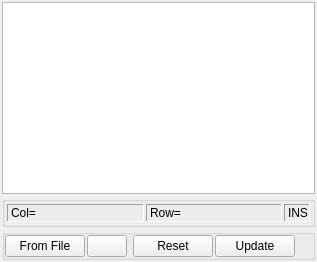
              <widget class="QWidget" name="TxtHdrTab">
               <property name="autoFillBackground">
                <bool>true</bool>
               </property>
               <attribute name="title">
                <string>Text Header</string>
               </attribute>
               <layout class="QVBoxLayout" name="verticalLayout_15">
                <property name="spacing">
                 <number>2</number>
                </property>
                <property name="leftMargin">
                 <number>2</number>
                </property>
                <property name="topMargin">
                 <number>2</number>
                </property>
                <property name="rightMargin">
                 <number>2</number>
                </property>
                <property name="bottomMargin">
                 <number>2</number>
                </property>
                <item>
                 <widget class="QPlainTextEdit" name="TxtHdrEdit">
                  <property name="lineWrapMode">
                   <enum>QPlainTextEdit::NoWrap</enum>
                  </property>
                 </widget>
                </item>
                <item>
                 <widget class="QGroupBox" name="groupBox_5">
                  <property name="title">
                   <string/>
                  </property>
                  <layout class="QHBoxLayout" name="horizontalLayout_6">
                   <property name="spacing">
                    <number>2</number>
                   </property>
                   <property name="leftMargin">
                    <number>2</number>
                   </property>
                   <property name="topMargin">
                    <number>2</number>
                   </property>
                   <property name="rightMargin">
                    <number>2</number>
                   </property>
                   <property name="bottomMargin">
                    <number>2</number>
                   </property>
                   <item>
                    <widget class="QLabel" name="txtCol">
                     <property name="frameShape">
                      <enum>QFrame::Panel</enum>
                     </property>
                     <property name="frameShadow">
                      <enum>QFrame::Sunken</enum>
                     </property>
                     <property name="lineWidth">
                      <number>1</number>
                     </property>
                     <property name="midLineWidth">
                      <number>0</number>
                     </property>
                     <property name="text">
                      <string>Col=</string>
                     </property>
                    </widget>
                   </item>
                   <item>
                    <widget class="QLabel" name="txtRow">
                     <property name="frameShape">
                      <enum>QFrame::Panel</enum>
                     </property>
                     <property name="frameShadow">
                      <enum>QFrame::Sunken</enum>
                     </property>
                     <property name="text">
                      <string>Row=</string>
                     </property>
                    </widget>
                   </item>
                   <item>
                    <widget class="QLabel" name="txtIns">
                     <property name="maximumSize">
                      <size>
                       <width>26</width>
                       <height>16777215</height>
                      </size>
                     </property>
                     <property name="frameShape">
                      <enum>QFrame::Panel</enum>
                     </property>
                     <property name="frameShadow">
                      <enum>QFrame::Sunken</enum>
                     </property>
                     <property name="text">
                      <string>INS</string>
                     </property>
                     <property name="textFormat">
                      <enum>Qt::PlainText</enum>
                     </property>
                    </widget>
                   </item>
                  </layout>
                 </widget>
                </item>
                <item>
                 <widget class="QGroupBox" name="groupBox_10">
                  <property name="title">
                   <string/>
                  </property>
                  <layout class="QHBoxLayout" name="horizontalLayout_13">
                   <property name="spacing">
                    <number>2</number>
                   </property>
                   <property name="leftMargin">
                    <number>0</number>
                   </property>
                   <property name="topMargin">
                    <number>0</number>
                   </property>
                   <property name="bottomMargin">
                    <number>0</number>
                   </property>
                   <item>
                    <widget class="QPushButton" name="btnTxtRd">
                     <property name="text">
                      <string>From File</string>
                     </property>
                     <property name="icon">
                      <iconset resource="myrc.qrc">
                       <normaloff>:/images/FromFile.png</normaloff>:/images/FromFile.png</iconset>
                     </property>
                    </widget>
                   </item>
                   <item>
                    <widget class="QPushButton" name="btnTxtRdx">
                     <property name="text">
                      <string/>
                     </property>
                     <property name="icon">
                      <iconset resource="myrc.qrc">
                       <normaloff>:/images/FromFile.png</normaloff>:/images/FromFile.png</iconset>
                     </property>
                    </widget>
                   </item>
                   <item>
                    <spacer name="horizontalSpacer_9">
                     <property name="orientation">
                      <enum>Qt::Horizontal</enum>
                     </property>
                     <property name="sizeType">
                      <enum>QSizePolicy::Fixed</enum>
                     </property>
                     <property name="sizeHint" stdset="0">
                      <size>
                       <width>4</width>
                       <height>20</height>
                      </size>
                     </property>
                    </spacer>
                   </item>
                   <item>
                    <widget class="QPushButton" name="btnTxtRst">
                     <property name="text">
                      <string>Reset</string>
                     </property>
                     <property name="icon">
                      <iconset resource="myrc.qrc">
                       <normaloff>:/images/Reset.png</normaloff>:/images/Reset.png</iconset>
                     </property>
                    </widget>
                   </item>
                   <item>
                    <widget class="QPushButton" name="btnTxtUpd">
                     <property name="text">
                      <string>Update</string>
                     </property>
                     <property name="icon">
                      <iconset resource="myrc.qrc">
                       <normaloff>:/images/FileSave.png</normaloff>:/images/FileSave.png</iconset>
                     </property>
                    </widget>
                   </item>
                   <item>
                    <spacer name="horizontalSpacer_8">
                     <property name="orientation">
                      <enum>Qt::Horizontal</enum>
                     </property>
                     <property name="sizeHint" stdset="0">
                      <size>
                       <width>8</width>
                       <height>20</height>
                      </size>
                     </property>
                    </spacer>
                   </item>
                  </layout>
                 </widget>
                </item>
               </layout>
              </widget>
